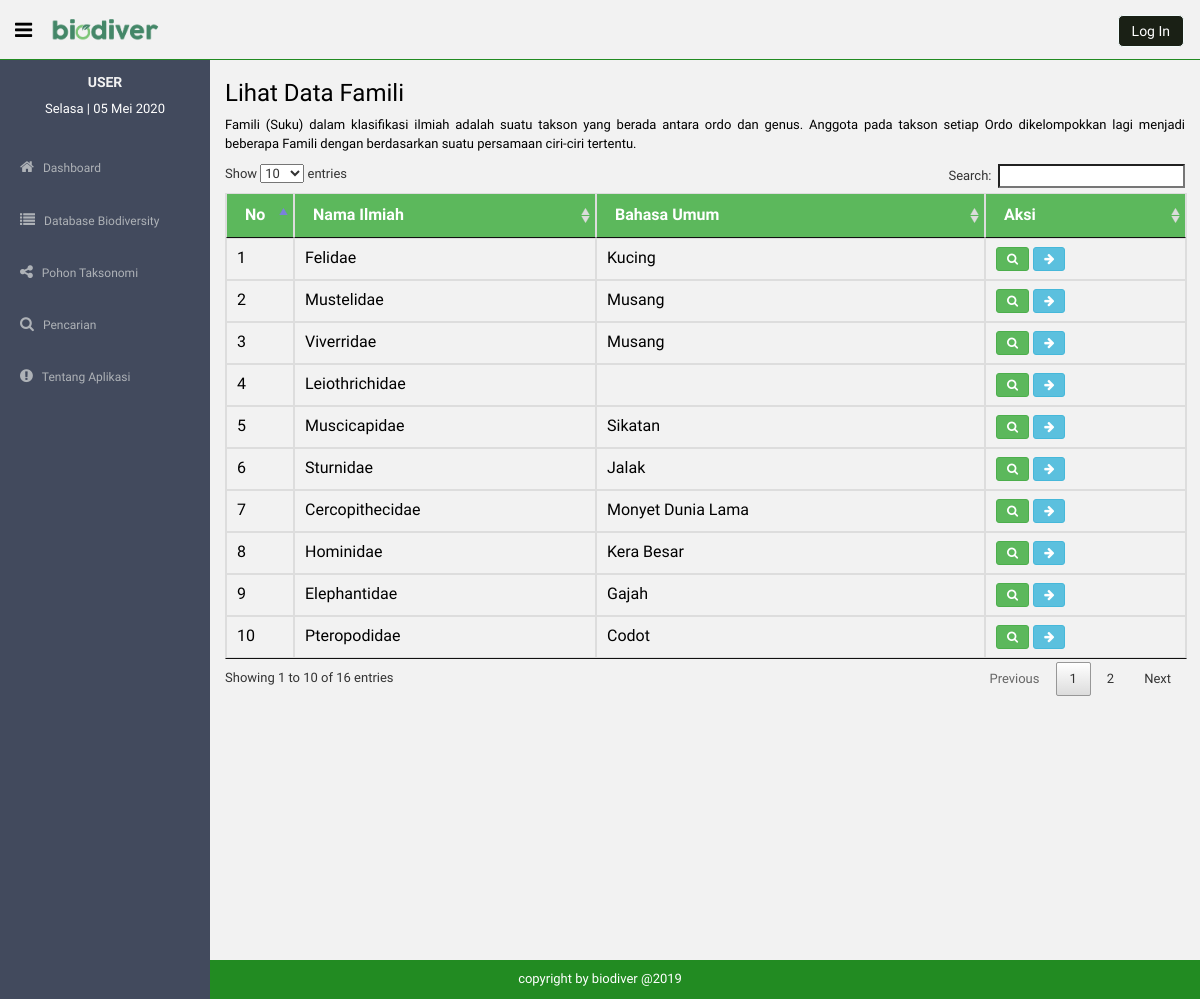
The page /TugasAkhir/LihatData/famili on the database its author committed.
### tables this page shows
CREATE TABLE `tb_famili` (
  `id_famili` int(11) NOT NULL,
  `nama_latin` varchar(60) DEFAULT NULL,
  `nama_umum` varchar(60) DEFAULT NULL,
  `ciri_ciri` varchar(300) DEFAULT NULL,
  `keterangan` varchar(500) DEFAULT NULL,
  `gambar` varchar(100) DEFAULT NULL,
  `id_ordo` int(11) DEFAULT NULL
);

### application/controllers/TugasAkhir.php (called while the page is built, shortened)
<?php
class TugasAkhir extends CI_Controller {
	function __construct(){
		$this->load->model('Mymodel');
	}
	public function LihatData($view)
	{
		$data["tglhariini"] = date('d-m-Y');
		$data["nohari"] = date('w');
		list($data["tgl"],$data["bln"], $data["thn"])=explode("-",$data["tglhariini"]);
		$data['level'] = $this->session->userdata('level');
		switch ($view) {
			case 'famili':
				$order = array('id_ordo','nama_latin');
				$data['famili'] = $this->Mymodel->getOrder('tb_famili',$order,'ASC')->result_array();
				$data['pesan'] = $this->session->flashdata('pesan');
				$this->load->view('lihatdata/datafamili',$data);
			break;
		}
	}
}
?>

### index.php (called while the page is built, shortened)
<?php
require_once BASEPATH.'core/CodeIgniter.php';

### application/models/mymodel.php (called while the page is built, shortened)
<?php
class Mymodel extends CI_Model{
	public function getOrder($table, &$order, $by){
		$i = 0;
		foreach ($order as $key) {
			$this->db->order_by($order[$i],$by);
			$i++;
		}
		return $this->db->get($table);
	}
}
?>

### application/views/lihatdata/datafamili.php (the view, shortened to what this page needs)
<html>
<head>
</head>
<body>
<section id="container" >
	<section id="main-content">
		<section class="wrapper site-min-height">
			<h3>Lihat Data Famili</h3>
			<p style="text-align: justify;">Famili (Suku) dalam klasifikasi ilmiah adalah suatu takson yang berada antara ordo dan genus. Anggota pada takson setiap Ordo dikelompokkan lagi menjadi beberapa Famili dengan berdasarkan suatu persamaan ciri-ciri tertentu. </p>
			<div class="row">
				<div class="col-lg-12">
					<div class="row">
						<div class="col-lg-12 col-md-12 col-sm-12 table-responsive">
							<table class="table table-bordered tabeldata" id="">
							<thead>
							<tr>
								<th width="30px">No</th>
								<th>Nama Ilmiah</th>
								<th>Bahasa Umum</th>
								<th>Aksi</th>
							</tr>
							</thead>
							<tbody>
<?php
$no = 1;
foreach($famili as $data):
?>
							<tr>
								<td><?php echo $no; ?></td>
								<td><?php echo $data['nama_latin'] ?></td>
								<td><?php echo $data['nama_umum'] ?></td>
								<td>
									<button class="btn btn-sm btn-success" data-toggle="modal" data-target="<?php echo '#Modal'.$data['id_famili']; ?>"><i class="fa fa-search"></i></button>
									<a href="<?php echo site_url()."/TugasAkhir/LihatDataById/famili/".$data['id_famili'] ?>" class="btn btn-sm btn-info"><i class="fa fa-arrow-right"></i></a>
								</td>
							</tr>
</div>
<?php $no++; endforeach;?>
		</section>
	</section>
</section>
</body>
</html>

### assets/css/style.css (style rules this page uses)
body { color: #797979; background: #f2f2f2; font-family: 'Ruda', sans-serif; padding: 0px !important; margin: 0px !important; font-size:13px; }
a, a:hover, a:focus { text-decoration: none; outline: none; }
#container { width: 100%; height: 100%; }
#main-content { margin-left: 210px; }
.wrapper { display: inline-block; margin-top: 60px; padding-left: 15px; padding-right: 15px; padding-bottom: 15px; padding-top: 0px; width: 100%; }
.site-min-height { min-height: 900px; }

### assets/css/css_baru.css (style rules this page uses)
body { color: #000000; }

### assets/DataTable/css/datatables.css (style rules this page uses)
table.dataTable { width: 100%; margin: 0 auto; clear: both; border-collapse: separate; border-spacing: 0; }
table.dataTable thead th, table.dataTable tfoot th { font-weight: bold; }
table.dataTable thead th, table.dataTable thead td { padding: 10px 18px; border-bottom: 1px solid #111; background: #5cb85c; color: white; }
table.dataTable thead .sorting, table.dataTable thead .sorting_asc, table.dataTable thead .sorting_desc, table.dataTable thead .sorting_asc_disabled, table.dataTable thead .sorting_desc_disabled { cursor: pointer; *cursor: hand; background-repeat: no-repeat; background-position: center right; }
table.dataTable thead .sorting { background-image: url("DataTables-1.10.18/images/sort_both.png"); }
table.dataTable thead .sorting_asc { background-image: url("DataTables-1.10.18/images/sort_asc.png"); }
table.dataTable tbody tr { background-color: transparent; }
table.dataTable tbody th, table.dataTable tbody td { padding: 8px 10px; }
table.dataTable.no-footer { border-bottom: 1px solid #111; }
table.dataTable, table.dataTable th, table.dataTable td { box-sizing: content-box; }

### rows shown on the page
tb_famili: nama_latin "Felidae", nama_umum "Kucing"
tb_famili: nama_latin "Mustelidae", nama_umum "Musang"
tb_famili: nama_latin "Viverridae", nama_umum "Musang"
tb_famili: nama_latin "Leiothrichidae"
tb_famili: nama_latin "Muscicapidae", nama_umum "Sikatan"
tb_famili: nama_latin "Sturnidae", nama_umum "Jalak"
tb_famili: nama_latin "Cercopithecidae", nama_umum "Monyet Dunia Lama"
tb_famili: nama_latin "Hominidae", nama_umum "Kera Besar"
tb_famili: nama_latin "Elephantidae", nama_umum "Gajah"
tb_famili: nama_latin "Pteropodidae", nama_umum "Codot"

### other values the page prints
$H5 "USER"
namahari($nohari) "Selasa"
$tgl "05"
namabulan($bln) "Mei"
$thn "2020"
